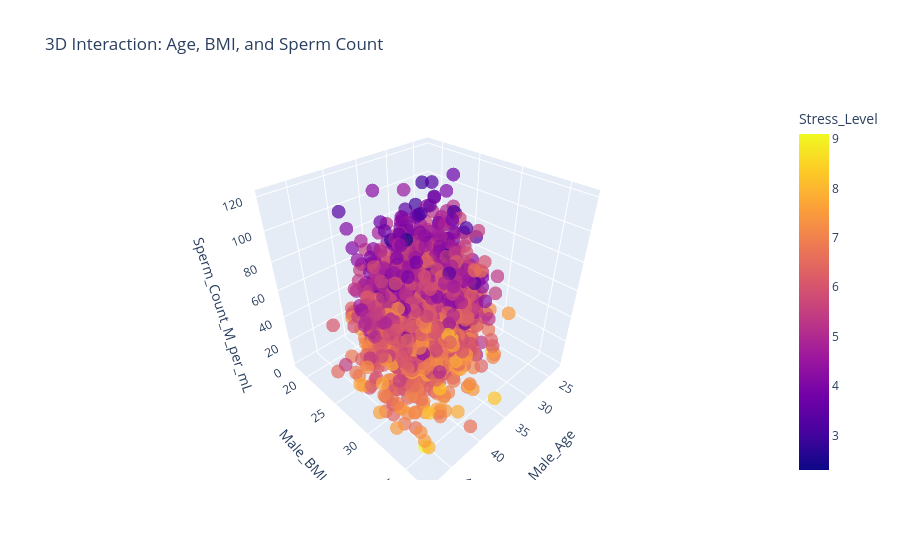

Notebook source saved alongside this figure:
### Code cell
# When evaluating two predictors against a target, 
# an interactive 3D plot allows you to rotate the graph and visually identify spatial trends or planes.

import plotly.express as px

# Drop NaNs for a clean Plotly render
df_clean = df.dropna(subset=['Male_Age', 'Male_BMI', 'Sperm_Count_M_per_mL'])

fig = px.scatter_3d(df_clean, x='Male_Age', y='Male_BMI', z='Sperm_Count_M_per_mL',
                    color='Stress_Level', opacity=0.7,
                    title='3D Interaction: Age, BMI, and Sperm Count')
# In a local environment, this will open in your browser
fig.show()

### Figure 1 — Plotly figure (JSON) as saved in the notebook; plotly's stock layout.template omitted (floating-point values rounded to 4 significant figures; data arrays with more than 128 entries replaced by an {"elided": "..."} marker saying what was removed)
{"data": [{"hovertemplate": "Male_Age=%{x}<br>Male_BMI=%{y}<br>Sperm_Count_M_per_mL=%{z}<br>Stress_Level=%{marker.color}<extra></extra>", "legendgroup": "", "marker": {"color": {"elided": "2000 float values"}, "coloraxis": "coloraxis", "opacity": 0.7, "symbol": "circle"}, "mode": "markers", "name": "", "scene": "scene", "showlegend": false, "type": "scatter3d", "x": {"elided": "2000 int values"}, "y": {"elided": "2000 float values"}, "z": {"elided": "2000 float values"}}], "layout": {"coloraxis": {"colorbar": {"title": {"text": "Stress_Level"}}, "colorscale": [[0, "#0d0887"], [0.1111, "#46039f"], [0.2222, "#7201a8"], [0.3333, "#9c179e"], [0.4444, "#bd3786"], [0.5556, "#d8576b"], [0.6667, "#ed7953"], [0.7778, "#fb9f3a"], [0.8889, "#fdca26"], [1, "#f0f921"]]}, "legend": {"tracegroupgap": 0}, "scene": {"domain": {"x": [0, 1], "y": [0, 1]}, "xaxis": {"title": {"text": "Male_Age"}}, "yaxis": {"title": {"text": "Male_BMI"}}, "zaxis": {"title": {"text": "Sperm_Count_M_per_mL"}}}, "title": {"text": "3D Interaction: Age, BMI, and Sperm Count"}}}
